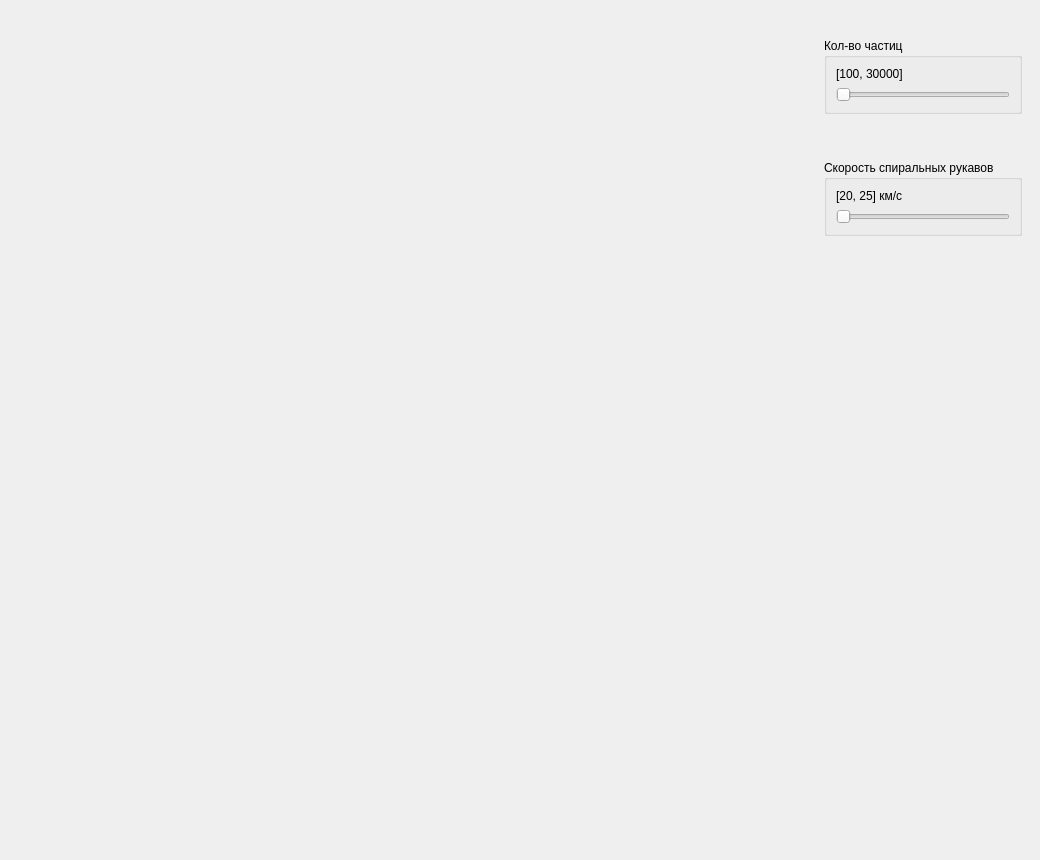
<?xml version="1.0" encoding="UTF-8"?>
<ui version="4.0">
 <class>MainWindow</class>
 <widget class="QMainWindow" name="MainWindow">
  <property name="geometry">
   <rect>
    <x>0</x>
    <y>0</y>
    <width>812</width>
    <height>860</height>
   </rect>
  </property>
  <property name="windowTitle">
   <string>MainWindow</string>
  </property>
  <widget class="QWidget" name="centralwidget">
   <layout class="QHBoxLayout" name="horizontalLayout">
    <item>
     <widget class="DrawingSurface" name="display" native="true">
      <property name="minimumSize">
       <size>
        <width>800</width>
        <height>800</height>
       </size>
      </property>
     </widget>
    </item>
    <item alignment="Qt::AlignTop">
     <widget class="QWidget" name="toolWidget" native="true">
      <property name="sizePolicy">
       <sizepolicy hsizetype="Fixed" vsizetype="Expanding">
        <horstretch>0</horstretch>
        <verstretch>0</verstretch>
       </sizepolicy>
      </property>
      <property name="minimumSize">
       <size>
        <width>0</width>
        <height>0</height>
       </size>
      </property>
      <layout class="QVBoxLayout" name="verticalLayout">
       <item>
        <spacer name="verticalSpacer_2">
         <property name="orientation">
          <enum>Qt::Vertical</enum>
         </property>
         <property name="sizeType">
          <enum>QSizePolicy::Fixed</enum>
         </property>
         <property name="sizeHint" stdset="0">
          <size>
           <width>20</width>
           <height>20</height>
          </size>
         </property>
        </spacer>
       </item>
       <item>
        <widget class="QGroupBox" name="groupBox">
         <property name="sizePolicy">
          <sizepolicy hsizetype="Preferred" vsizetype="Fixed">
           <horstretch>0</horstretch>
           <verstretch>0</verstretch>
          </sizepolicy>
         </property>
         <property name="title">
          <string>Кол-во частиц</string>
         </property>
         <layout class="QVBoxLayout" name="verticalLayout_3">
          <item>
           <widget class="QLabel" name="label_2">
            <property name="text">
             <string>[100, 30000]</string>
            </property>
           </widget>
          </item>
          <item>
           <widget class="QSlider" name="particleSlider">
            <property name="orientation">
             <enum>Qt::Horizontal</enum>
            </property>
           </widget>
          </item>
         </layout>
        </widget>
       </item>
       <item>
        <spacer name="verticalSpacer">
         <property name="orientation">
          <enum>Qt::Vertical</enum>
         </property>
         <property name="sizeType">
          <enum>QSizePolicy::Fixed</enum>
         </property>
         <property name="sizeHint" stdset="0">
          <size>
           <width>20</width>
           <height>40</height>
          </size>
         </property>
        </spacer>
       </item>
       <item>
        <widget class="QGroupBox" name="groupBox_2">
         <property name="sizePolicy">
          <sizepolicy hsizetype="Preferred" vsizetype="Fixed">
           <horstretch>0</horstretch>
           <verstretch>0</verstretch>
          </sizepolicy>
         </property>
         <property name="title">
          <string>Скорость спиральных рукавов</string>
         </property>
         <layout class="QVBoxLayout" name="verticalLayout_2">
          <item>
           <widget class="QLabel" name="label">
            <property name="text">
             <string>[20, 25] км/с</string>
            </property>
           </widget>
          </item>
          <item>
           <widget class="QSlider" name="velocitySlider">
            <property name="orientation">
             <enum>Qt::Horizontal</enum>
            </property>
           </widget>
          </item>
         </layout>
        </widget>
       </item>
      </layout>
     </widget>
    </item>
   </layout>
  </widget>
 </widget>
 <customwidgets>
  <customwidget>
   <class>DrawingSurface</class>
   <extends>QWidget</extends>
   <header>DrawingSurface.h</header>
   <container>1</container>
  </customwidget>
 </customwidgets>
 <resources/>
 <connections/>
</ui>
